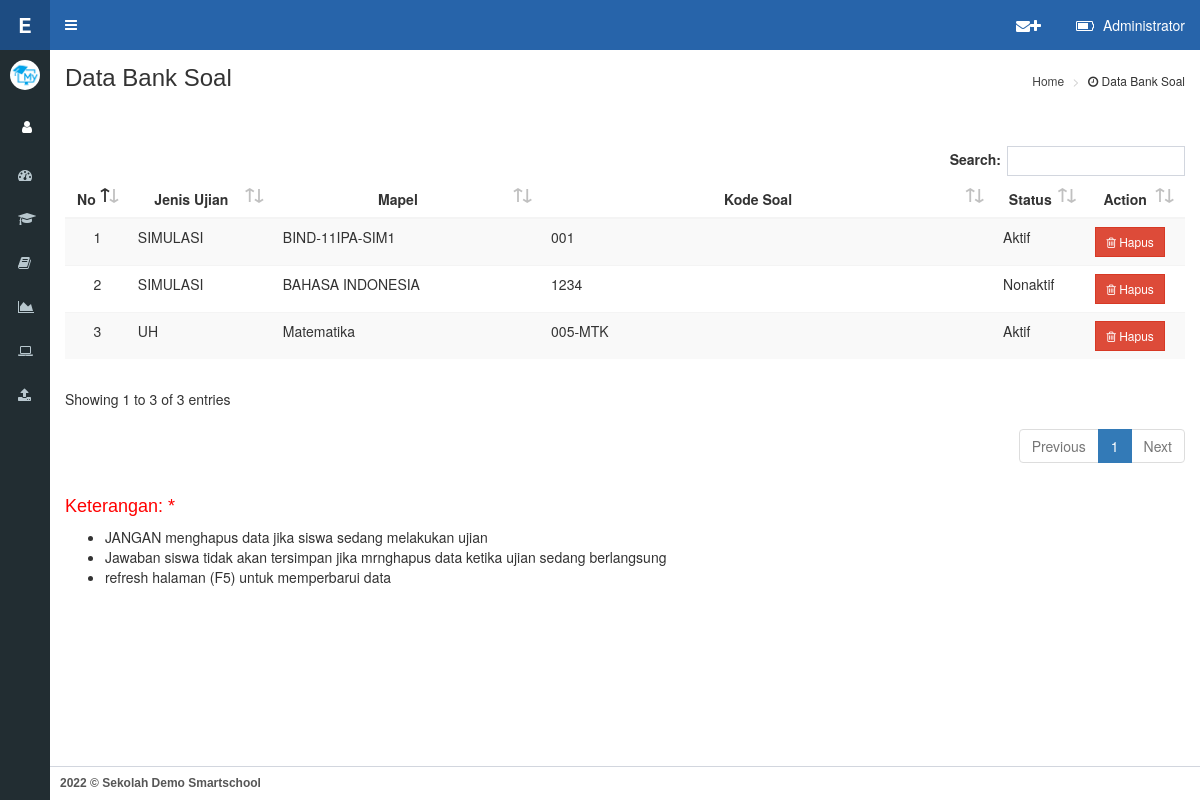
/on-admin/soalbase.php (signed in), run on an earlier commit of the app's database.
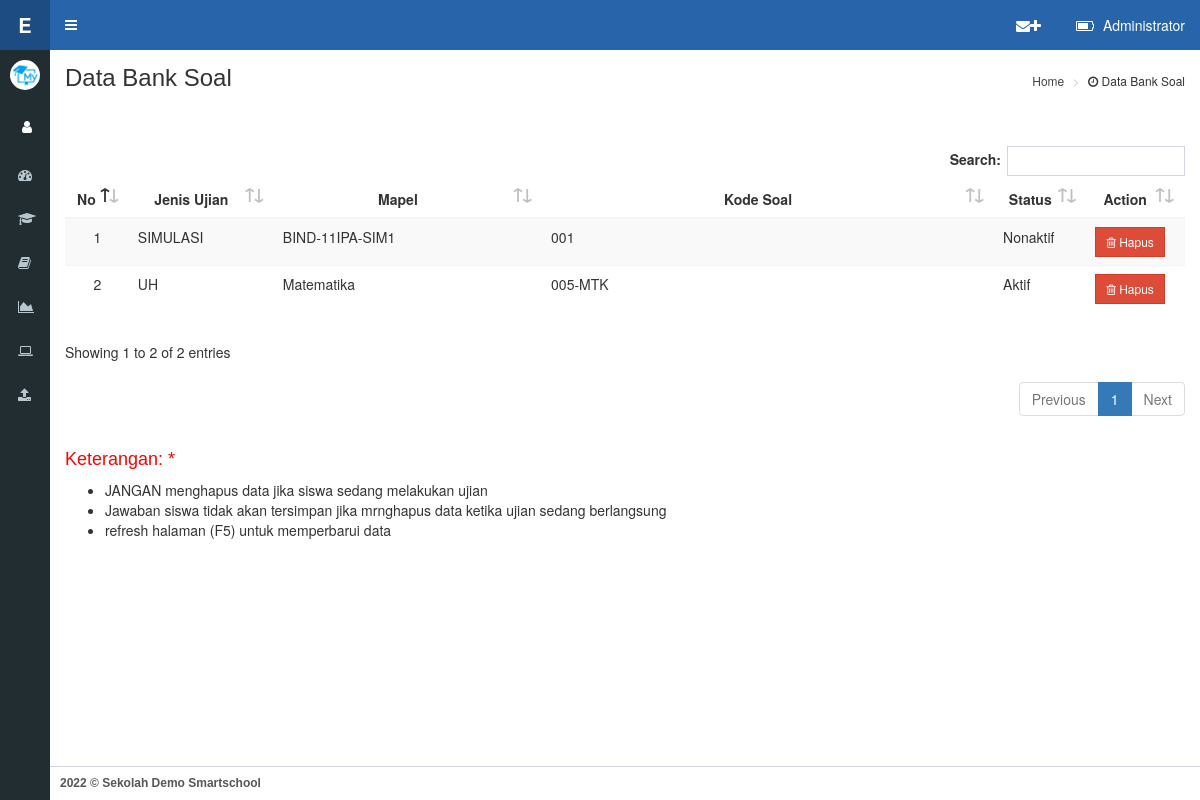
And on a later commit of the database.
### tables this page shows
CREATE TABLE `profil` (
  `id` int(11) NOT NULL,
  `n_sekolah` varchar(30) NOT NULL,
  `sub_n_sekolah` varchar(50) NOT NULL,
  `kepsek` varchar(50) NOT NULL,
  `nip` varchar(20) NOT NULL,
  `kode_sekolah` varchar(30) NOT NULL,
  `logo` varchar(30) NOT NULL,
  `logo_ujian` varchar(30) NOT NULL,
  `kota` varchar(30) NOT NULL,
  `tanggal` text NOT NULL,
  `logo_kota` varchar(30) NOT NULL,
  `web` varchar(30) NOT NULL,
  `bg_login` varchar(30) NOT NULL
);

CREATE TABLE `ujian` (
  `Urut` int(11) NOT NULL,
  `jenis` varchar(50) NOT NULL,
  `mapel` varchar(50) NOT NULL,
  `kodesoal` varchar(50) NOT NULL,
  `waktu` varchar(8) NOT NULL,
  `lamaujian` varchar(12) NOT NULL,
  `kunci` varchar(100) NOT NULL,
  `aktif` int(11) NOT NULL DEFAULT '0',
  `acak` varchar(2) NOT NULL,
  `opsi` varchar(10) NOT NULL,
  `kelas` varchar(10) NOT NULL,
  `nilai` varchar(3) NOT NULL
);

### on-admin/page/dt_soalbase.php (the view, shortened to what this page needs)
<thead>
	<tr>
		<th width="4%">No</th>
		<th width="15%">Jenis Ujian</th>
		<th width="25%">Mapel</th>
		<th width="40%">Kode Soal</th>
		<th width="4%">Status</th>
		<th width="10%">Action</th>
	</tr>
</thead>
<tbody>
	<?php
		$querydosen = mysqli_query ($konek, "SELECT * FROM ujian");
		$i=1;
		while ($vv = mysqli_fetch_array ($querydosen)){
		    $aktif =$vv['aktif'];
		    $aktif = str_replace("0", "Nonaktif", $aktif);
                        $aktif = str_replace("1", "Aktif", $aktif);
			echo "
				<tr>
					<td align=center>$i</td>
					<td>$vv[jenis]</td>
					<td>$vv[mapel]</td>
					<td>$vv[kodesoal]</td>
					<td>$aktif</td>
					<td>
					<a style='font-decoration:none;color:#222;' onClick='confirm_delete(\"page/soalbase_delete.php?id=$vv[Urut]\")'><button type='button' class='btn btn-danger btn-flat btn-sm'><i class='fa fa-trash-o'></i> Hapus</button></a>
					</td>
				</tr>";
		$i++;
		}
	?>
</tbody>

### on-admin/soalbase.php (shortened to what this page needs)
<?php
include ('../koneksi/koneksi.php');
?>
<!DOCTYPE html>
<html>
 <head>
	<link href="../js/sweetalert.css" rel="stylesheet" type="text/css"/>
	<?php
		include "bundle/bundle_css.php";
	?>
  </head>
<?php
include "tema/tema.php";
?>
    <div class="wrapper">
      <?php
        include 'navbar/content_header.php';
      ?>
      <aside class="main-sidebar">
        <section class="sidebar">
      <?php
        include "navbar/userpanel.php";
      ?>
          <ul class="sidebar-menu" data-widget="tree">
              <li><a href="index.php"><i class="fa fa-tachometer"></i><span> Dashboard</span></a></li>
				<li><a href="siswa.php"><i class="fa fa-graduation-cap"></i><span> Management Siswa</span></a></li>
				<li class="treeview">
                  <a href="#">
                    <i class="fa fa-book"></i>
                  </a>
                </li>
				    <li><a href="hasiltest.php"><i class="fa fa-area-chart"></i><span> Hasil Test</span></a></li>
                    <li><a href="monitor.php"><i class="fa fa-laptop"></i><span> Monitoring Ujian</span></a></li>
					<li><a href="laporan.php"><i class="fa fa-upload"></i><span> Laporan</span></a></li>
          </ul>
        </section>
      </aside>
      <div class="content-wrapper">
        <section class="content-header">
          <h1>Data Bank Soal</h1>
          <ol class="breadcrumb">
            <li><a href="#"> Home</a></li>
            <li><i class="fa fa-clock-o"></i> Data Bank Soal</li>
          </ol>
        </section>
        <section class="content">
          <div class="row">
            <div class="col-xs-12">
                <div style="overflow-x:auto;" id="printableArea">
                <br></br>
					<table id="data1" class="table table-hover table-striped">
					<?php
					include "page/dt_soalbase.php";
					?>
					</table>
				</div>
            </div>
          </div>
          <h4><font color="#FF0000">Keterangan: *</font></h4>
                                <ul>
                                <li>JANGAN menghapus data jika siswa sedang melakukan ujian</li>
								<li>Jawaban siswa tidak akan tersimpan jika mrnghapus data ketika ujian sedang berlangsung</li>
								<li>refresh halaman (F5) untuk memperbarui data</li>
                                </ul>
        </div>
    </div>
    <?php
		include	"navbar/content_footer.php";
	?>
  </body>
</html>

### on-admin/navbar/userpanel.php (shortened to what this page needs)
<?php
$qq = mysqli_query ($konek, "SELECT * FROM profil where id='1'");
						while ($xx = mysqli_fetch_array ($qq)){
                        ?>
		<div class="user-panel">
            <div class="pull-left image">
              <img src="../aset/foto/<?php echo $xx['logo'];?>" class="img-circle" alt="User Image">
            </div>
		  </div>
		  <div class="user-panel">
            <div class="pull-left image">
			<a href="profil.php" data-toggle="tooltip" data-placement="right" title="Profil"><button id="cog" class="btn btn-default btn-md"><i class="fa fa-user"></i></button></a>
            <a href="theme.php" data-placement="right" data-toggle="tooltip" title="setting"><button id="cog" class="btn btn-default"><i class="fa fa-cog"></i></button></a>
            </div>
        </div>
<?php }?>

What changed in the data, as far as the page shows it:
removed ujian: jenis "SIMULASI", mapel "BAHASA INDONESIA", kodesoal "1234", aktif "Nonaktif"
changed ujian "SIMULASI": aktif "Aktif" → "Nonaktif"
Also different on the page:
text written by a page script: "Search: Showing 1 to 3 of 3 entries Previous 1 Next" → "Search: Showing 1 to 2 of 2 entries Previous 1 Next"
